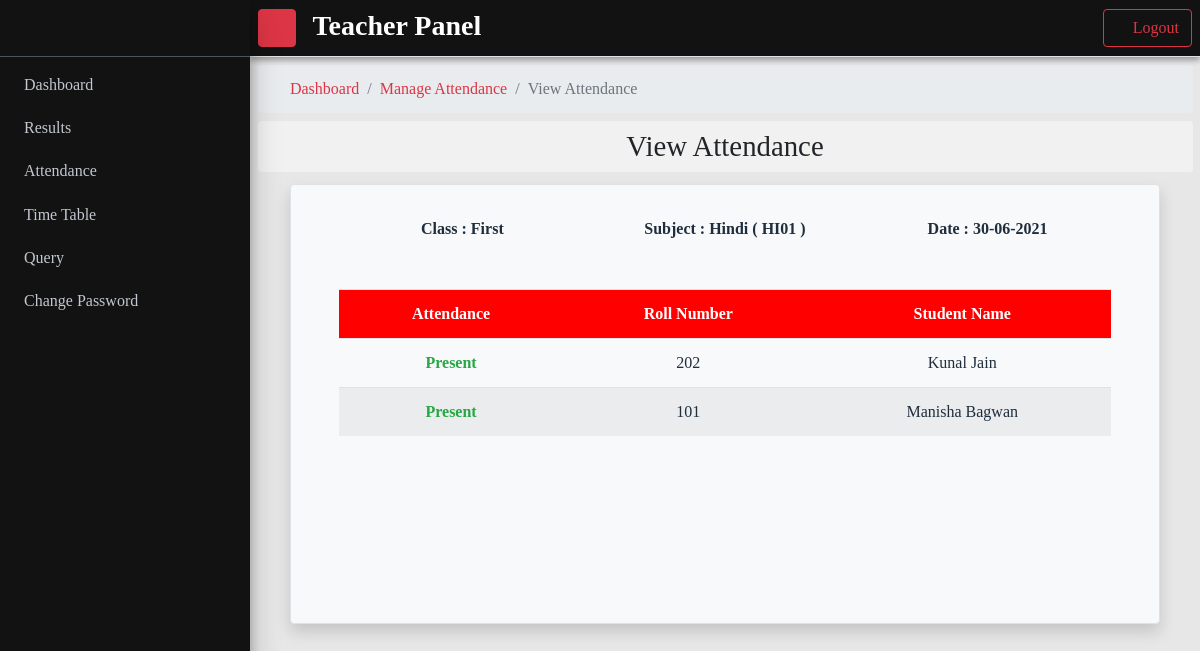
/teacher/view-attendance.php?cid=1&sid=1&date=2021-06-30 (signed in), run on the app's committed database.
### tables this page shows
CREATE TABLE `subjects` (
  `id` int(11) NOT NULL,
  `SubjectCode` varchar(50) NOT NULL,
  `SubjectName` varchar(150) NOT NULL,
  `ClassId` int(11) NOT NULL
);

CREATE TABLE `classes` (
  `id` int(11) NOT NULL,
  `ClassName` varchar(50) NOT NULL,
  `ClassNameNumeric` int(4) NOT NULL
);

CREATE TABLE `attendance` (
  `id` int(11) NOT NULL,
  `StudentId` int(11) NOT NULL,
  `SubjectId` int(11) NOT NULL,
  `ClassId` int(11) NOT NULL,
  `AttendanceDate` date NOT NULL,
  `Attendance` int(11) NOT NULL
);

CREATE TABLE `students` (
  `id` int(11) NOT NULL,
  `RollNumber` int(11) NOT NULL,
  `EnrollmentNumber` int(50) NOT NULL,
  `Name` varchar(200) NOT NULL,
  `FatherName` varchar(200) NOT NULL,
  `MotherName` varchar(200) NOT NULL,
  `Address` varchar(255) NOT NULL,
  `Email` varchar(200) NOT NULL,
  `DOB` date NOT NULL,
  `Age` int(4) NOT NULL,
  `PhoneNumber` varchar(20) NOT NULL,
  `ParentPhoneNumber` varchar(20) NOT NULL,
  `ClassId` int(11) NOT NULL,
  `Photo` varchar(255) NOT NULL,
  `Gender` varchar(100) NOT NULL,
  `Password` varchar(255) NOT NULL
);

### teacher/view-attendance.php (the view, shortened to what this page needs)
<?php
    include "../include/config.php";
    if(isset($_GET['cid']) && $_GET['cid'] != "" && $_GET['sid'] && $_GET['sid'] != "" && $_GET['date'] && $_GET['date'] != "")
    {
        $cid = $_GET['cid'];
        $sid = $_GET['sid'];
        $date = $_GET['date'];
        $query = "SELECT `attendance`.*, `classes`.`ClassName`, `subjects`.*,`students`.`RollNumber`,`students`.`Name` FROM `attendance` LEFT JOIN `classes` ON `attendance`.`ClassId` = `classes`.`id` LEFT JOIN `subjects` ON `attendance`.`SubjectId` = `subjects`.`id` LEFT JOIN `students` ON `attendance`.StudentId = `students`.id WHERE `attendance`.ClassId='$cid' AND `attendance`.SubjectId='$sid' AND `attendance`.AttendanceDate='$date'";
        $result = mysqli_query($conn, $query);
        if($result)
        {
            if(mysqli_num_rows($result) > 0)
            {
                $r = mysqli_query($conn,"SELECT `subjects`.*, `classes`.* FROM subjects LEFT JOIN classes ON `subjects`.ClassId = `classes`.id WHERE `subjects`.id = '$sid'");
                $row = mysqli_fetch_array($r);
?>
<!DOCTYPE html>
<html lang="en">
<head>
    <?php
        include "includes/includes.php";
    ?>
</head>
<body class="hold-transition sidebar-mini layout-fixed">
    <div class="wrapper">
        <?php include "includes/navbar.php"; ?>
        <div class="content-wrapper">
            <div class="container-fluid">
                <div class="row">
                    <div class="col-12 mt-2">
                        <nav aria-label="breadcrumb">
                        <ol class="breadcrumb mb-2">
                            <li class="breadcrumb-item"><a href="dashboard.php"><i class="fa fa-home-lg"></i> Dashboard</a></li>
                            <li class="breadcrumb-item"><a href="manage-attendance.php">Manage Attendance</a></li>
                            <li class="breadcrumb-item active" aria-current="page">View Attendance</li>
                        </ol>
                        </nav>
                    </div>
                    <div class="col-12">
                        <h3 class="h3 text-center heading-2 text-primary py-2 mb-1 rounded">View Attendance</h3>
                    </div>
                    <div class="col-11 my-2 attendance-div border mx-auto border-primary rounded shadow px-5 pt-4 bg-light text-center">
                        <div class="row">
                            <div class="col-md-4 mt-2">
                                <span class="font-weight-bold">Class : <?php echo $row['ClassName']; ?></span>
                            </div>
                            <div class="col-md-4 mt-2">
                                <span class="font-weight-bold">Subject : <?php echo $row['SubjectName'] . " ( " . $row['SubjectCode'] . " )"; ?></span>
                            </div>
                            <div class="col-md-4 mt-2">
                                <span class="font-weight-bold">Date : <?php echo date('d-m-Y',strtotime($date)); ?></span>
                            </div>
                            <div class="col-md-12 mt-5">
                                <table class="table table-striped text-center" id="table">
                                    <tr>
                                        <th>Attendance</th>
                                        <th>Roll Number</th>
                                        <th>Student Name</th>
                                    </tr>
                                    <?php
                                        while($row = mysqli_fetch_array($result))
                                        {
                                            echo "<tr>";
                                            if($row[5])
                                                echo "<td><span class='text-success font-weight-bold'>Present</span></td>";
                                            else
                                                echo "<td><span class='text-danger font-weight-bold'>Absent</span></td>";
                                            echo "  <td>$row[11]</td>
                                                    <td>$row[12]</td>
                                                  </tr>";
                                        }
                                    ?>
                                </table>
                            </div>
                        </div>
                    </div>
                </div>
            </div>
        </div>
    </div>
</body>
</html>
<?php
            }
            else
            {
                header("location: manage-attendance.php");
            }
        }
        else
        {
            echo "<script>alert('ERROR :: some sql query error.');";
            echo "document.location = 'manage-attendance.php'; </script>";
        }
    }
    else
        header("location: manage-attendance.php");
?>

### teacher/css/main.css (style rules this page uses)
* { font-family: "ubuntu", serif; }
.content-wrapper { background-color: #e7e7e7; }
.heading-2 { background-color: #f1f1f1; font-size: 1.8rem; }

### teacher/view-attendance.php (style rules this page uses)
.attendance-div { height: 440px; overflow-y: scroll; position: relative; }
th { background-color: red; color: white; }

### data on the page
subjects: ClassId.ClassName "First", SubjectName "Hindi", SubjectCode "HI01"
attendance: Attendance "Present", StudentId.RollNumber "202", StudentId.Name "Kunal Jain"
attendance: Attendance "Present", StudentId.RollNumber "101", StudentId.Name "Manisha Bagwan"

### other printed values
date('d-m-Y',strtotime($date)) "30-06-2021"
